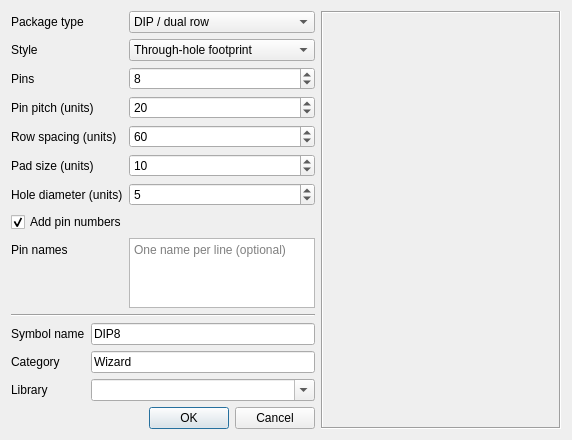
<?xml version="1.0" encoding="UTF-8"?>
<ui version="4.0">
 <class>DialogSymbolWizard</class>
 <widget class="QDialog" name="DialogSymbolWizard">
  <property name="geometry">
   <rect>
    <x>0</x>
    <y>0</y>
    <width>560</width>
    <height>420</height>
   </rect>
  </property>
  <property name="windowTitle">
   <string>Symbol wizard</string>
  </property>
  <property name="modal">
   <bool>true</bool>
  </property>
  <layout class="QHBoxLayout" name="horizontalLayout">
   <item>
    <layout class="QVBoxLayout" name="layoutForm">
     <item>
      <layout class="QFormLayout" name="formGeometry">
       <item row="0" column="0">
        <widget class="QLabel" name="lblType">
         <property name="text">
          <string>Package type</string>
         </property>
        </widget>
       </item>
       <item row="0" column="1">
        <widget class="QComboBox" name="cboxType">
         <item>
          <property name="text">
           <string>DIP / dual row</string>
          </property>
         </item>
         <item>
          <property name="text">
           <string>SIP / single row</string>
          </property>
         </item>
         <item>
          <property name="text">
           <string>Quad (QFP-style)</string>
          </property>
         </item>
        </widget>
       </item>
       <item row="1" column="0">
        <widget class="QLabel" name="lblStyle">
         <property name="text">
          <string>Style</string>
         </property>
        </widget>
       </item>
       <item row="1" column="1">
        <widget class="QComboBox" name="cboxStyle">
         <item>
          <property name="text">
           <string>Through-hole footprint</string>
          </property>
         </item>
         <item>
          <property name="text">
           <string>SMD footprint</string>
          </property>
         </item>
         <item>
          <property name="text">
           <string>Schematic symbol (line pins)</string>
          </property>
         </item>
        </widget>
       </item>
       <item row="2" column="0">
        <widget class="QLabel" name="lblPins">
         <property name="text">
          <string>Pins</string>
         </property>
        </widget>
       </item>
       <item row="2" column="1">
        <widget class="QSpinBox" name="spinPins">
         <property name="minimum">
          <number>2</number>
         </property>
         <property name="maximum">
          <number>256</number>
         </property>
         <property name="singleStep">
          <number>2</number>
         </property>
         <property name="value">
          <number>8</number>
         </property>
        </widget>
       </item>
       <item row="3" column="0">
        <widget class="QLabel" name="lblPitch">
         <property name="text">
          <string>Pin pitch (units)</string>
         </property>
        </widget>
       </item>
       <item row="3" column="1">
        <widget class="QSpinBox" name="spinPitch">
         <property name="toolTip">
          <string>One unit is 0.127 mm; 20 units = 2.54 mm (100 mil)</string>
         </property>
         <property name="minimum">
          <number>4</number>
         </property>
         <property name="maximum">
          <number>200</number>
         </property>
         <property name="value">
          <number>20</number>
         </property>
        </widget>
       </item>
       <item row="4" column="0">
        <widget class="QLabel" name="lblRowSpacing">
         <property name="text">
          <string>Row spacing (units)</string>
         </property>
        </widget>
       </item>
       <item row="4" column="1">
        <widget class="QSpinBox" name="spinRowSpacing">
         <property name="toolTip">
          <string>Distance between the two pin rows (opposite sides for a quad package); the body width for a schematic symbol</string>
         </property>
         <property name="minimum">
          <number>20</number>
         </property>
         <property name="maximum">
          <number>1000</number>
         </property>
         <property name="value">
          <number>60</number>
         </property>
        </widget>
       </item>
       <item row="5" column="0">
        <widget class="QLabel" name="lblPadSize">
         <property name="text">
          <string>Pad size (units)</string>
         </property>
        </widget>
       </item>
       <item row="5" column="1">
        <widget class="QSpinBox" name="spinPadSize">
         <property name="minimum">
          <number>2</number>
         </property>
         <property name="maximum">
          <number>60</number>
         </property>
         <property name="value">
          <number>10</number>
         </property>
        </widget>
       </item>
       <item row="6" column="0">
        <widget class="QLabel" name="lblHoleSize">
         <property name="text">
          <string>Hole diameter (units)</string>
         </property>
        </widget>
       </item>
       <item row="6" column="1">
        <widget class="QSpinBox" name="spinHoleSize">
         <property name="minimum">
          <number>0</number>
         </property>
         <property name="maximum">
          <number>40</number>
         </property>
         <property name="value">
          <number>5</number>
         </property>
        </widget>
       </item>
       <item row="7" column="0" colspan="2">
        <widget class="QCheckBox" name="chkPinNumbers">
         <property name="text">
          <string>Add pin numbers</string>
         </property>
         <property name="checked">
          <bool>true</bool>
         </property>
        </widget>
       </item>
       <item row="8" column="0">
        <widget class="QLabel" name="lblPinNames">
         <property name="text">
          <string>Pin names</string>
         </property>
        </widget>
       </item>
       <item row="8" column="1">
        <widget class="QPlainTextEdit" name="txtPinNames">
         <property name="maximumSize">
          <size>
           <width>16777215</width>
           <height>72</height>
          </size>
         </property>
         <property name="toolTip">
          <string>Optional, one name per pin per line - drawn next to the numbers, or in their place when numbers are off</string>
         </property>
         <property name="placeholderText">
          <string>One name per line (optional)</string>
         </property>
        </widget>
       </item>
      </layout>
     </item>
     <item>
      <widget class="Line" name="lineSeparator">
       <property name="orientation">
        <enum>Qt::Horizontal</enum>
       </property>
      </widget>
     </item>
     <item>
      <layout class="QFormLayout" name="formDestination">
       <item row="0" column="0">
        <widget class="QLabel" name="lblName">
         <property name="text">
          <string>Symbol name</string>
         </property>
        </widget>
       </item>
       <item row="0" column="1">
        <widget class="QLineEdit" name="txtName">
         <property name="text">
          <string notr="true">DIP8</string>
         </property>
        </widget>
       </item>
       <item row="1" column="0">
        <widget class="QLabel" name="lblCategory">
         <property name="text">
          <string>Category</string>
         </property>
        </widget>
       </item>
       <item row="1" column="1">
        <widget class="QLineEdit" name="txtCategory">
         <property name="text">
          <string>Wizard</string>
         </property>
        </widget>
       </item>
       <item row="2" column="0">
        <widget class="QLabel" name="lblLibrary">
         <property name="text">
          <string>Library</string>
         </property>
        </widget>
       </item>
       <item row="2" column="1">
        <widget class="QComboBox" name="cboxLibrary">
         <property name="editable">
          <bool>true</bool>
         </property>
        </widget>
       </item>
      </layout>
     </item>
     <item>
      <spacer name="verticalSpacer">
       <property name="orientation">
        <enum>Qt::Vertical</enum>
       </property>
       <property name="sizeHint" stdset="0">
        <size>
         <width>20</width>
         <height>10</height>
        </size>
       </property>
      </spacer>
     </item>
     <item>
      <widget class="QDialogButtonBox" name="buttonBox">
       <property name="standardButtons">
        <set>QDialogButtonBox::Cancel|QDialogButtonBox::Ok</set>
       </property>
      </widget>
     </item>
    </layout>
   </item>
   <item>
    <widget class="QLabel" name="lblPreview">
     <property name="minimumSize">
      <size>
       <width>240</width>
       <height>240</height>
      </size>
     </property>
     <property name="frameShape">
      <enum>QFrame::Box</enum>
     </property>
     <property name="frameShadow">
      <enum>QFrame::Sunken</enum>
     </property>
     <property name="alignment">
      <set>Qt::AlignCenter</set>
     </property>
     <property name="text">
      <string notr="true"/>
     </property>
    </widget>
   </item>
  </layout>
 </widget>
 <resources/>
 <connections>
  <connection>
   <sender>buttonBox</sender>
   <signal>accepted()</signal>
   <receiver>DialogSymbolWizard</receiver>
   <slot>accept()</slot>
  </connection>
  <connection>
   <sender>buttonBox</sender>
   <signal>rejected()</signal>
   <receiver>DialogSymbolWizard</receiver>
   <slot>reject()</slot>
  </connection>
 </connections>
</ui>
